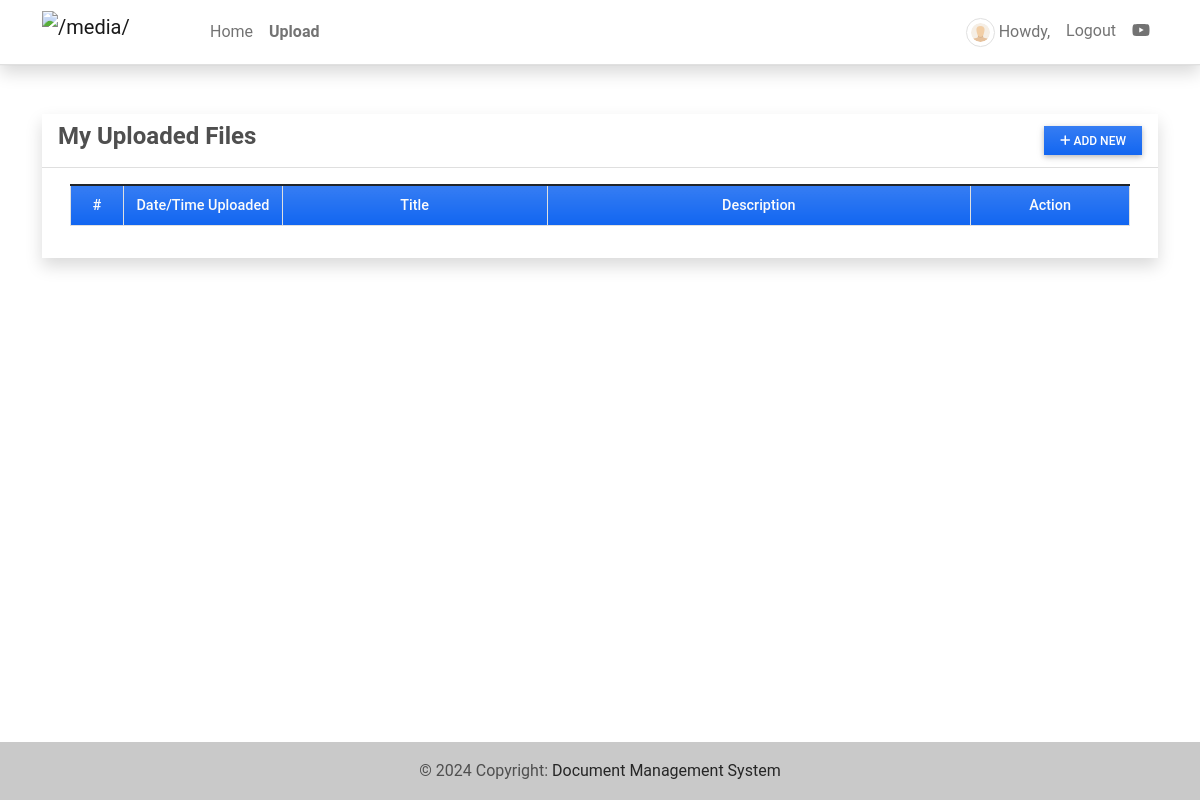
/my_posts (signed in), run on an earlier commit of the app's database.
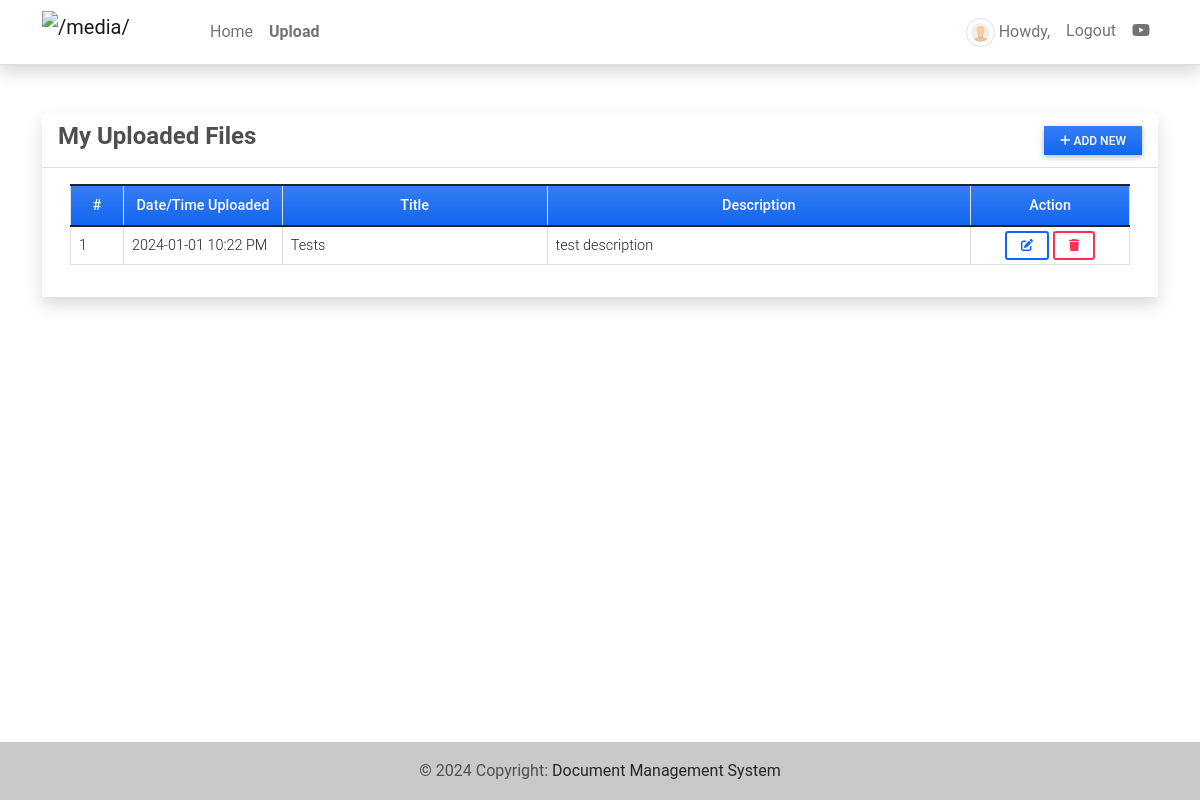
And on a later commit of the database.
### dmsApp/models.py (models this page shows, shortened)
class Post(models.Model):
    user = models.ForeignKey(User, on_delete=models.CASCADE)
    title = models.CharField(max_length=250)
    description = models.TextField(blank=True, null=True)
    file_path = models.FileField(upload_to='uploads/',blank=True, null=True)
    date_created = models.DateTimeField(default=timezone.now)
    date_updated = models.DateTimeField(auto_now=True)

### dmsApp/views.py (the view)
@login_required
def posts_mgt(request):
    context['page_title'] = 'Uploads'
    posts = Post.objects.filter(user = request.user).order_by('title', '-date_created').all()
    context['posts'] = posts
    return render(request, 'posts_mgt.html', context)

### Package/templates/posts_mgt.html (shortened to what this page needs)
{% extends 'base.html' %} {% block pageContent %}
<div class="col-lg-12 col-md-12 col-sm-12 col-xs-12">
  <div class="card card-default rounded-0 shadow">
    <div class="card-header">
      <div class="d-flex w-100 align-items-center justify-content-between">
        <h4 class="card-title fw-bold">My Uploaded Files</h4>
        <div class="tools">
          <button
            type="button"
            class="btn btn-primary rounded-0 bg-gradient btn-sm"
            id="add_new"
          >
            <i class="fa fa-plus"></i> Add New
          </button>
        </div>
      </div>
    </div>
    <div class="card-body">
      <div class="container-fluid">
        <table class="table table-bordered" id="post-list">
          <colgroup>
            <col width="5%" />
            <col width="15%" />
            <col width="25%" />
            <col width="40%" />
            <col width="15%" />
          </colgroup>
          <thead>
            <tr class="bg-gradient bg-primary bg-opacity-50 text-light">
              <th class="px-2 py-2 text-center">#</th>
              <th class="px-2 py-2 text-center">Date/Time Uploaded</th>
              <th class="px-2 py-2 text-center">Title</th>
              <th class="px-2 py-2 text-center">Description</th>
              <th class="px-2 py-2 text-center">Action</th>
            </tr>
          </thead>
          <tbody>
            {% for post in posts %}
            <tr>
              <td class="px-2 py-1 align-middle">{{ forloop.counter }}</td>
              <td class="px-2 py-1 align-middle">
                {{ post.date_created|date:"Y-m-d h:i A" }}
              </td>
              <td class="px-2 py-1 align-middle">{{ post.title }}</td>
              <td class="px-2 py-1 align-middle">
                <p class="m-0 text-truncate">{{ post.description }}</p>
              </td>
              <td class="px-2 py-1 align-middle text-center">
                <a
                  class="btn btn-outline-primary btn-sm edit-data"
                  href="javascript:void(0)"
                  data-id="{{ post.pk }}"
                  title="Edit"
                >
                  <i class="fa fa-edit"></i>
                </a>
                <button
                  class="btn btn-outline-danger btn-sm delete-data"
                  type="button"
                  data-id="{{ post.pk }}"
                  title="Delete"
                >
                  <i class="fa fa-trash"></i>
                </button>
              </td>
            </tr>
            {% endfor %}
          </tbody>
        </table>
      </div>
    </div>
  </div>
</div>
{% endblock pageContent %}

What changed in the data, as far as the page shows it:
added Post: date_created "2024-01-01 10:22 PM", title "Tests", description "test description"
